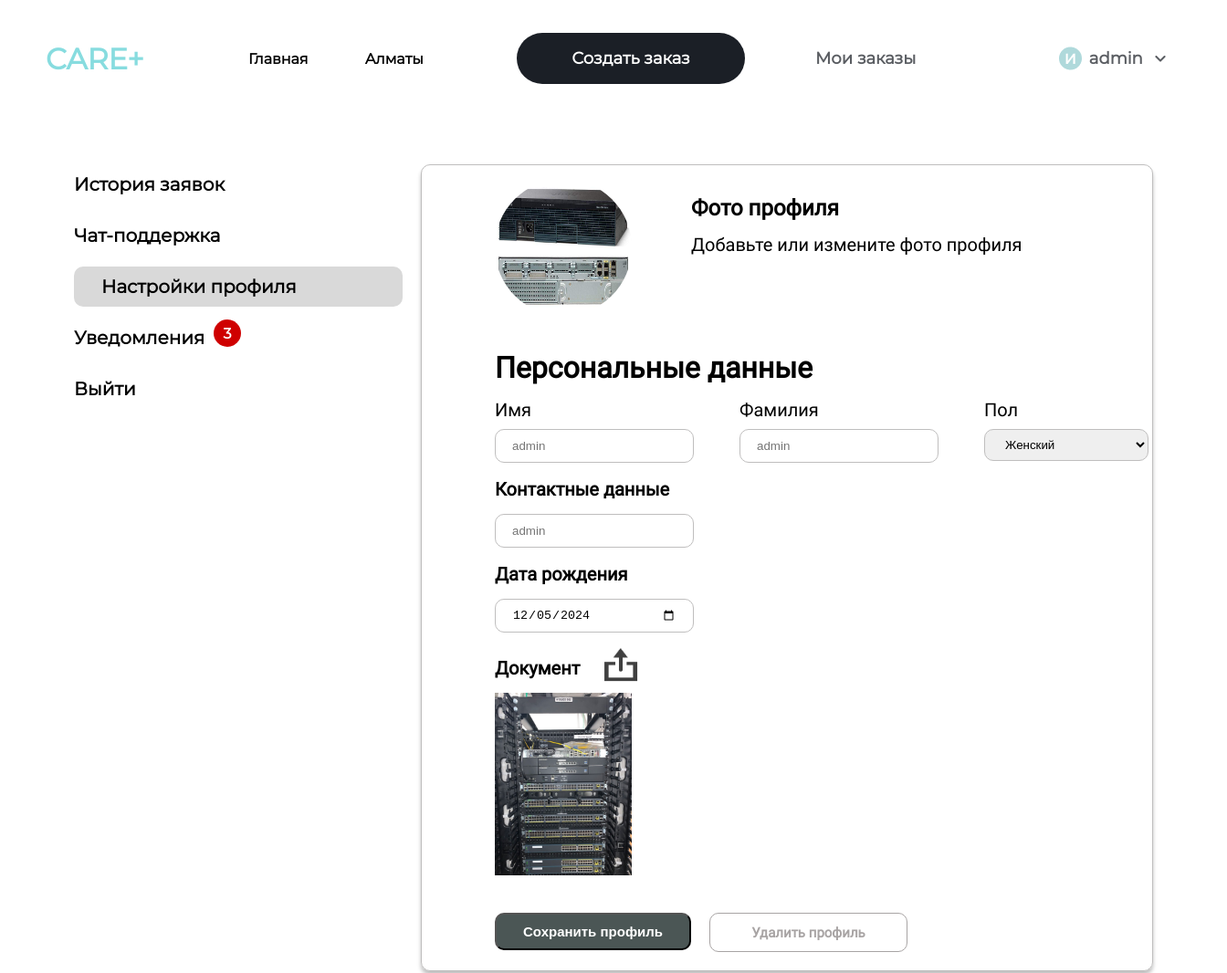
The app's page /profile/ (signed in, upper part), older data.
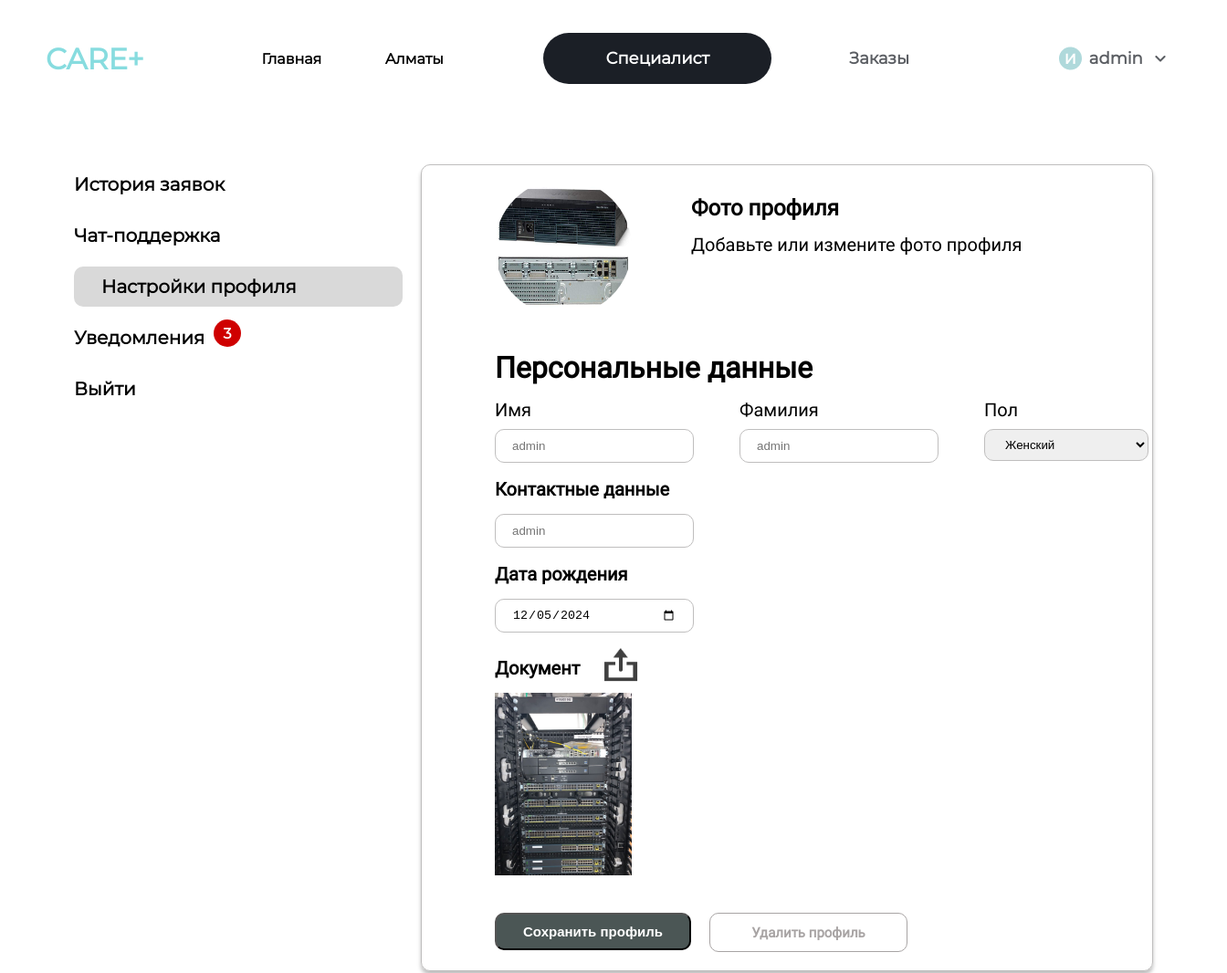
The same page, newer data.
### care_app/views.py (the view, shortened to what this page needs)
# urls.py: path('profile/', views.profile, name='profile'),
def profile(request):
    if not request.user.is_authenticated:
        return redirect('login')
    document_is_pdf = request.user.document and request.user.document.name.lower().endswith('.pdf')
    return render(request, 'profile.html', {'document_is_pdf': document_is_pdf, 'notifications_count': notifications_count(request)})

### care_app/views.py (called while the page is built)
def notifications_count(request):
    if not request.user.is_authenticated:
        return 0
    notifications = Notification.objects.filter(user=request.user, read=False)
    return notifications.count()

### care_app/templates/profile.html (shortened to what this page needs)
{% load static %}
<!DOCTYPE html>
<html lang="en">
    <head>
        <link rel="stylesheet" href="{% static 'care_app/header.css' %}">
        <link rel="stylesheet" href="{% static 'care_app/profile.css' %}">
    </head>
<body>
    {% include 'header.html' %}
    <div class='content'>
        <div class='links'>
            <a href='/my_orders'>История заявок</a>
            <a href='/chats'>Чат-поддержка</a>
            <a href='/profile' class='checked' disabled>Настройки профиля</a>
            <a href='/notifications'>Уведомления {% if notifications_count %}<span id='not_count'>{{notifications_count}}</span>{%endif%} </a>
            <a href='/logout'>Выйти</a>
        </div>
        <div class='profile' {% if request.user.document %} style='height: auto;' {% endif %}>
            <div class='pfp'>
                {% if user.profile_picture %}
                <img id='photo' src="{{request.user.profile_picture.url}}">
                {% else %}
                <img id='photo' src="{% static 'images/default_picture.png' %}">
                {% endif %}
                <div>
                    <h1>Фото профиля</h1>
                    <p>Добавьте или измените фото профиля</p>
                </div>
            </div>
            <form method='post' enctype="multipart/form-data">
                <h1>Персональные данные</h1>
                <div class='top'>
                    <div>
                        <p>Имя</p>
                        <input type='text' placeholder='{{request.user.name}}' name='name'>
                    </div>
                    <div>
                        <p>Фамилия</p>
                        <input type='text' placeholder='{{request.user.surname}}' name='surname'>
                    </div>
                    <div>
                        <p>Пол</p>
                        <select name='gender'>
                            <option value='Female' {% if request.user.sex == 'Female' %}selected{% endif %}>Женский</option>
                        </select>
                    </div>
                </div>
                <div class='nottop'>
                    <p>Контактные данные</p>
                    <input type='text' placeholder='{{request.user.phone}}' name='phone'>
                </div>
                <div class='nottop'>
                    <p>Дата рождения</p>
                    <input type='date' value="{{ request.user.birthday|date:'Y-m-d' }}" name='birthday'>
                </div>
                <div class='nottop'>
                    <div style='display:flex; gap: 20px; margin-top: 10px;'>
                    <p>Документ</p>
                    <img class='upload' src="{%static 'images/upload.png'%}" onclick='upload_photo();' id='upload'>
                </div></div>
                {% if request.user.document %}
                {% if document_is_pdf %}
                    <!--  ,application/pdf  <a href="{{ user.document.url }}" download="{{user.document.name}}">
                        <button style="padding: 10px 20px; background-color: #4CAF50; color: white; border: none; border-radius: 5px; cursor: pointer;">
                            Download PDF Document
                        </button>
                    </a>!-->
                {% else %}
                    <img src="{{ request.user.document.url }}" alt="Uploaded Document" style="width: auto; height: 200px;">
                {% endif %}{% endif %}
                <div class='buttons'>
                    <button type='submit'>Сохранить профиль</button>
                    <a href='/logout'>Удалить профиль</a>
                </div>
            </form>
        </div>
    </div>
</body>
</html>

### care_app/templates/header.html (shortened to what this page needs)
{% load static %}
<header class='header'>
    <div class='header-content'>
        <a href='/' style='text-decoration:none;color:inherit;'>
            <div class='header-logo'>CARE+</div><a>
        <a href='/' style='text-decoration:none;color:black;'>
            <p class='header-text'>Главная</p></a>
        <p class='header-text'>Алматы</p>
        {% if user.is_authenticated %}
            {% if request.user.user_type == 'Client' %}
                <a href='/create_order' style='text-decoration:none;color:black;'>
                    <div class='header-client'>Создать заказ</div></a>
                <a href="/my_orders" style='text-decoration:none;color:black;'>
                    <div class='header-spec'>Мои заказы</div></a>
            {% else %}
                <a href='/' style='text-decoration:none;color:black;'>
                    <div class='header-client'>Специалист</div></a>
                <a href="/all_orders" style='text-decoration:none;color:black;'>
                    <div class='header-spec'>Заказы</div></a>
            {% endif %}
            <a id='dropdown-trigger' href='/profile' style='text-decoration:none; color: inherit;'>
                <div class='header-guest'>
                    <img id='user-circle' src="{% static 'images/user-header.png' %}">
                    <span id='header-user-name'>{{user.name}}</span>
                    <img id='dropdown' src="{% static 'images/header-dropdown.png' %}"></div></a>
        {% endif %}
    </div>
</header>

Row changes from the older to the newer data that the page shows:
changed CustomUser "admin": user_type "Client" → "Specialist" (drawn)
Text that changed along with them:
text no longer shown: "Создать заказ Мои заказы"
text now shown: "Специалист Заказы"
